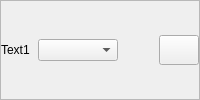
            <widget class="QFrame" name="text1_7">
             <property name="maximumSize">
              <size>
               <width>16777215</width>
               <height>16777215</height>
              </size>
             </property>
             <property name="frameShape">
              <enum>QFrame::StyledPanel</enum>
             </property>
             <property name="frameShadow">
              <enum>QFrame::Raised</enum>
             </property>
             <layout class="QHBoxLayout" name="horizontalLayout_42">
              <property name="spacing">
               <number>4</number>
              </property>
              <property name="leftMargin">
               <number>0</number>
              </property>
              <property name="topMargin">
               <number>0</number>
              </property>
              <property name="rightMargin">
               <number>0</number>
              </property>
              <property name="bottomMargin">
               <number>0</number>
              </property>
              <item>
               <widget class="QLabel" name="text1_8">
                <property name="minimumSize">
                 <size>
                  <width>0</width>
                  <height>0</height>
                 </size>
                </property>
                <property name="maximumSize">
                 <size>
                  <width>70</width>
                  <height>16777215</height>
                 </size>
                </property>
                <property name="text">
                 <string>Text1</string>
                </property>
               </widget>
              </item>
              <item>
               <widget class="QComboBox" name="changeSelectedColor_28">
                <property name="minimumSize">
                 <size>
                  <width>80</width>
                  <height>0</height>
                 </size>
                </property>
                <property name="maximumSize">
                 <size>
                  <width>80</width>
                  <height>16777215</height>
                 </size>
                </property>
               </widget>
              </item>
              <item>
               <widget class="QLabel" name="selectedColor_28">
                <property name="minimumSize">
                 <size>
                  <width>0</width>
                  <height>24</height>
                 </size>
                </property>
                <property name="maximumSize">
                 <size>
                  <width>50</width>
                  <height>24</height>
                 </size>
                </property>
                <property name="text">
                 <string/>
                </property>
               </widget>
              </item>
              <item>
               <widget class="QPushButton" name="colorPicker_28">
                <property name="minimumSize">
                 <size>
                  <width>40</width>
                  <height>30</height>
                 </size>
                </property>
                <property name="maximumSize">
                 <size>
                  <width>40</width>
                  <height>30</height>
                 </size>
                </property>
                <property name="cursor">
                 <cursorShape>PointingHandCursor</cursorShape>
                </property>
                <property name="text">
                 <string/>
                </property>
               </widget>
              </item>
             </layout>
            </widget>
